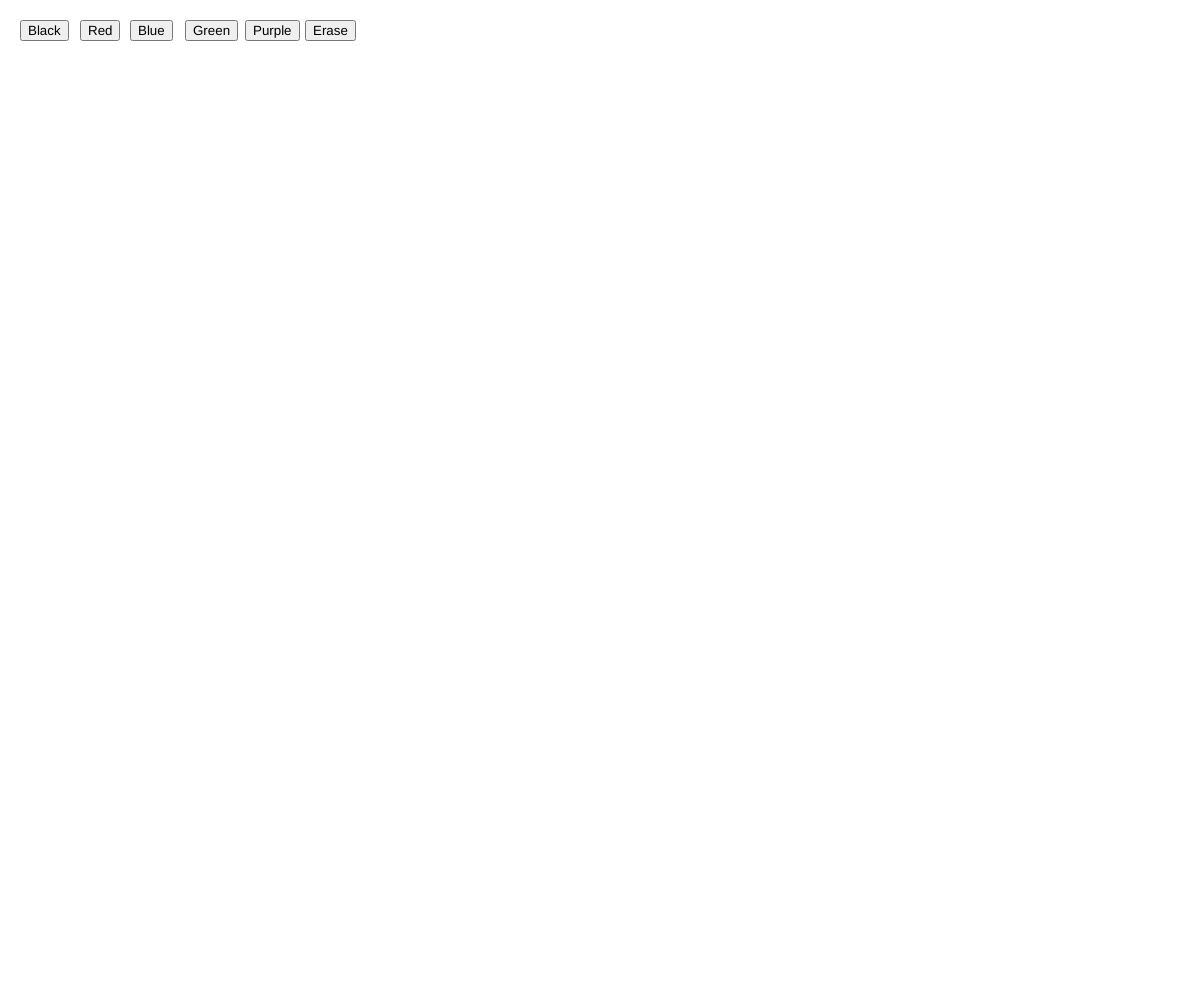
Frame 1 (no input)
Frame 60 (no input): identical to frame 1, image omitted
Frame 120 (the mouse pressed at the canvas centre since frame 60): identical to frame 1, image omitted

The p5.js sketch that drew this single still picture (run headless with seeded random() and noise() and a simulated clock; from frame 60 on, the mouse is pressed at the canvas centre):

// p5.js sketch
// ── sketch.js
//Drawing Program
// By Hamzah Khalloof
let buttonBlack;
let buttonRed;
let buttonBlue;
let buttonGreen;
let buttonPurple;
let buttonErase; 

function setup() {
  createCanvas(windowWidth, windowHeight);
  background(300);
  buttonBlack = createButton('Black')
  buttonBlack.position(20,20)
  buttonBlack.mousePressed(changeBlack)
  buttonRed = createButton('Red')
  buttonRed.position(80,20)
  buttonRed.mousePressed(changeRed)
  buttonBlue = createButton('Blue')
  buttonBlue.position(130,20)
  buttonBlue.mousePressed(changeBlue)
  buttonGreen = createButton('Green')
  buttonGreen.position(185,20)
  buttonGreen.mousePressed(changeGreen)
  buttonPurple = createButton('Purple')
  buttonPurple.position(245,20)
  buttonPurple.mousePressed(changePurple)
  buttonErase = createButton('Erase')
  buttonErase.position(305,20)
  buttonErase.mousePressed(changeErase)
}

function changeErase() {
  fill(300)
}

function changePurple() {
  fill(200,100,300)
}

function changeGreen() {
  fill(100,300,100)
}

function changeBlue() {
  fill(100,200,300)
}

function changeRed() {
  fill(300,100,100)
}

function changeBlack() {
  fill(0);
}

function draw() {
  noStroke();
  ellipse(mouseX, mouseY, 30, 30);
 
}
